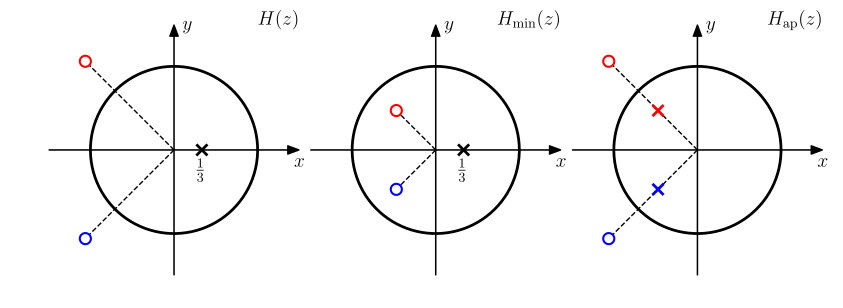

This figure's Python source:
import matplotlib.pyplot as plt
import numpy as np
import math

__author__ = 'ernesto'

plt.rcParams['text.usetex'] = True
plt.rcParams['text.latex.preview'] = True
plt.rcParams['text.latex.preamble'] = [r'\usepackage{amsmath}']

# Ceros y polos de H(z)
z1 = (3 / 2) * np.exp(-1j * 3 * np.pi / 4)
z2 = np.conjugate(z1)
p = 1 / 3

# circulo |z|=1
M = 200
thetas = np.linspace(0, 2 * math.pi, M)
# circulo unidad
xc = np.cos(thetas)
yc = np.sin(thetas)

# valores maximos y minimos de los ejes
max_ax = 1.5
xmin = -max_ax
xmax = max_ax
ymin = -max_ax
ymax = max_ax

# axis parameters
xmin_ax = xmin
xmax_ax = xmax
ymin_ax = ymin
ymax_ax = ymax

# length of the ticks for all subplot (6 pixels)
display_length = 6  # in pixels
# x ticks labels margin
xtm = -0.2
ytm = -0.1
# font size
fontsize = 14
fontsize2 = 10

# estilo de las marcas de los ceros y los polos
zeros_marker_style = dict(marker='o', linestyle='', markersize=8, markerfacecolor='w',
                          markeredgewidth=1.5)
polos_marker_style = dict(marker='x', linestyle='', markersize=8, markeredgewidth=2)

fig = plt.figure(0, figsize=(10, 4), frameon=False)
ax = plt.subplot2grid((4, 12), (0, 0), rowspan=4, colspan=4)

plt.xlim(xmin_ax, xmax_ax)
plt.ylim(ymin_ax, ymax_ax)
plt.gca().set_aspect('equal', adjustable='box')

# axis arrows
plt.annotate("", xytext=(xmin_ax, 0), xycoords='data', xy=(xmax_ax, 0), textcoords='data',
             arrowprops=dict(width=0.1, headwidth=6, headlength=8, facecolor='black', shrink=0.002))
plt.annotate("", xytext=(0, ymin_ax), xycoords='data', xy=(0, ymax_ax), textcoords='data',
             arrowprops=dict(width=0.1, headwidth=6, headlength=8, facecolor='black', shrink=0.002))

# círculo unidad
plt.plot(xc, yc, 'k', lw=2)
# ceros
plt.plot(z1.real, z1.imag, **zeros_marker_style, markeredgecolor='b', zorder=10)
plt.plot(z2.real, z2.imag, **zeros_marker_style, markeredgecolor='r', zorder=10)
plt.plot([0, z1.real], [0, z1.imag], 'k--', zorder=1, lw=1)
plt.plot([0, z2.real], [0, z2.imag], 'k--', zorder=1, lw=1)

# polos
plt.plot(p.real, p.imag, **polos_marker_style, markeredgecolor='k')

# etiquetas de los ejes
plt.text(xmax_ax, xtm, '$x$', fontsize=fontsize, ha='center', va='baseline')
plt.text(-ytm, ymax_ax, '$y$', fontsize=fontsize, ha='left', va='center')
# etiqueta del polo
plt.text(p.real, -0.3, r'$\frac{1}{3}$', fontsize=fontsize, ha='center', va='baseline')
# titulo
plt.text(xmax_ax, ymax_ax, r'$H(z)$', fontsize=fontsize, ha='right', va='baseline')


plt.axis('off')

###### Sistema de fase minima
ax = plt.subplot2grid((4, 12), (0, 4), rowspan=4, colspan=4)

plt.xlim(xmin_ax, xmax_ax)
plt.ylim(ymin_ax, ymax_ax)
plt.gca().set_aspect('equal', adjustable='box')

# axis arrows
plt.annotate("", xytext=(xmin_ax, 0), xycoords='data', xy=(xmax_ax, 0), textcoords='data',
             arrowprops=dict(width=0.1, headwidth=6, headlength=8, facecolor='black', shrink=0.002))
plt.annotate("", xytext=(0, ymin_ax), xycoords='data', xy=(0, ymax_ax), textcoords='data',
             arrowprops=dict(width=0.1, headwidth=6, headlength=8, facecolor='black', shrink=0.002))

# círculo unidad
plt.plot(xc, yc, 'k', lw=2)
# ceros
plt.plot((1/np.conjugate(z1)).real, (1/np.conjugate(z1)).imag, **zeros_marker_style, markeredgecolor='b', zorder=10)
plt.plot((1/np.conjugate(z2)).real, (1/np.conjugate(z2)).imag, **zeros_marker_style, markeredgecolor='r', zorder=10)
plt.plot([0, (1/np.conjugate(z1)).real], [0, (1/np.conjugate(z1)).imag], 'k--', zorder=1, lw=1)
plt.plot([0, (1/np.conjugate(z2)).real], [0, (1/np.conjugate(z2)).imag], 'k--', zorder=1, lw=1)

# polos
plt.plot(p.real, p.imag, **polos_marker_style, markeredgecolor='k')

# etiquetas de los ejes
plt.text(xmax_ax, xtm, '$x$', fontsize=fontsize, ha='center', va='baseline')
plt.text(-ytm, ymax_ax, '$y$', fontsize=fontsize, ha='left', va='center')
# etiqueta del polo
plt.text(p.real, -0.3, r'$\frac{1}{3}$', fontsize=fontsize, ha='center', va='baseline')
# titulo
plt.text(xmax_ax, ymax_ax, r'$H_\textrm{min}(z)$', fontsize=fontsize, ha='right', va='baseline')

plt.axis('off')

###### Sistema pasatodo
ax = plt.subplot2grid((4, 12), (0, 8), rowspan=4, colspan=4)

plt.xlim(xmin_ax, xmax_ax)
plt.ylim(ymin_ax, ymax_ax)
plt.gca().set_aspect('equal', adjustable='box')

# axis arrows
plt.annotate("", xytext=(xmin_ax, 0), xycoords='data', xy=(xmax_ax, 0), textcoords='data',
             arrowprops=dict(width=0.1, headwidth=6, headlength=8, facecolor='black', shrink=0.002))
plt.annotate("", xytext=(0, ymin_ax), xycoords='data', xy=(0, ymax_ax), textcoords='data',
             arrowprops=dict(width=0.1, headwidth=6, headlength=8, facecolor='black', shrink=0.002))

# círculo unidad
plt.plot(xc, yc, 'k', lw=2)
# ceros
plt.plot(z1.real, z1.imag, **zeros_marker_style, markeredgecolor='b', zorder=10)
plt.plot(z2.real, z2.imag, **zeros_marker_style, markeredgecolor='r', zorder=10)
plt.plot([0, z1.real], [0, z1.imag], 'k--', zorder=1, lw=1)
plt.plot([0, z2.real], [0, z2.imag], 'k--', zorder=1, lw=1)
# polos
plt.plot((1/np.conjugate(z1)).real, (1/np.conjugate(z1)).imag, **polos_marker_style, markeredgecolor='b', zorder=10)
plt.plot((1/np.conjugate(z2)).real, (1/np.conjugate(z2)).imag, **polos_marker_style, markeredgecolor='r', zorder=10)
plt.plot(xc, yc, 'k--', lw=1)

# etiquetas de los ejes
plt.text(xmax_ax, xtm, '$x$', fontsize=fontsize, ha='center', va='baseline')
plt.text(-ytm, ymax_ax, '$y$', fontsize=fontsize, ha='left', va='center')
# titulo
plt.text(xmax_ax, ymax_ax, r'$H_\textrm{ap}(z)$', fontsize=fontsize, ha='right', va='baseline')

plt.axis('off')


# save as pdf image
plt.savefig('example_5_12_zero_pole_plot.pdf', bbox_inches='tight')

plt.show()
